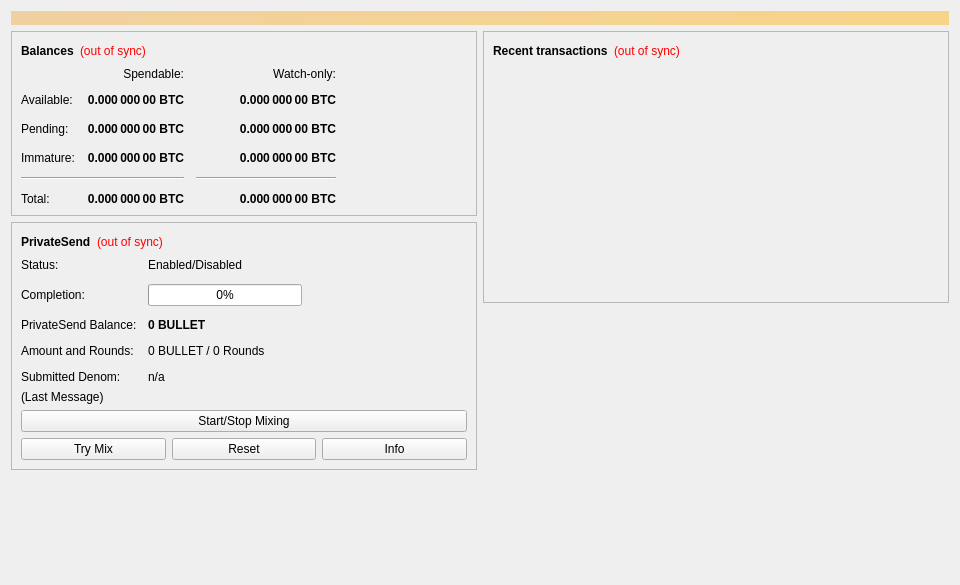
<?xml version="1.0" encoding="UTF-8"?>
<ui version="4.0">
 <class>OverviewPage</class>
 <widget class="QWidget" name="OverviewPage">
  <property name="geometry">
   <rect>
    <x>0</x>
    <y>0</y>
    <width>960</width>
    <height>585</height>
   </rect>
  </property>
  <property name="minimumSize">
   <size>
    <width>960</width>
    <height>0</height>
   </size>
  </property>
  <property name="windowTitle">
   <string>Form</string>
  </property>
  <layout class="QVBoxLayout" name="topLayout">
   <item>
    <widget class="QLabel" name="labelAlerts">
     <property name="visible">
      <bool>false</bool>
     </property>
     <property name="styleSheet">
      <string notr="true">QLabel { background-color: qlineargradient(x1: 0, y1: 0, x2: 1, y2: 0, stop:0 #F0D0A0, stop:1 #F8D488); color:#000000; }</string>
     </property>
     <property name="wordWrap">
      <bool>true</bool>
     </property>
     <property name="margin">
      <number>3</number>
     </property>
     <property name="textInteractionFlags">
      <set>Qt::TextSelectableByMouse</set>
     </property>
    </widget>
   </item>
   <item>
    <layout class="QHBoxLayout" name="horizontalLayout" stretch="1,1">
     <item>
      <layout class="QVBoxLayout" name="verticalLayout_2">
       <item>
        <widget class="QFrame" name="frame">
         <property name="frameShape">
          <enum>QFrame::StyledPanel</enum>
         </property>
         <property name="frameShadow">
          <enum>QFrame::Raised</enum>
         </property>
         <layout class="QVBoxLayout" name="verticalLayout_4">
          <item>
           <layout class="QHBoxLayout" name="horizontalLayout_4">
            <item>
             <widget class="QLabel" name="label_5">
              <property name="font">
               <font>
                <weight>75</weight>
                <bold>true</bold>
               </font>
              </property>
              <property name="text">
               <string>Balances</string>
              </property>
             </widget>
            </item>
            <item>
             <widget class="QLabel" name="labelWalletStatus">
              <property name="toolTip">
               <string>The displayed information may be out of date. Your wallet automatically synchronizes with the Bullet network after a connection is established, but this process has not completed yet.</string>
              </property>
              <property name="styleSheet">
               <string notr="true">QLabel { color: red; }</string>
              </property>
              <property name="text">
               <string notr="true">(out of sync)</string>
              </property>
              <property name="alignment">
               <set>Qt::AlignLeading|Qt::AlignLeft|Qt::AlignVCenter</set>
              </property>
             </widget>
            </item>
            <item>
             <spacer name="horizontalSpacer_3">
              <property name="orientation">
               <enum>Qt::Horizontal</enum>
              </property>
              <property name="sizeHint" stdset="0">
               <size>
                <width>40</width>
                <height>20</height>
               </size>
              </property>
             </spacer>
            </item>
           </layout>
          </item>
          <item>
           <layout class="QGridLayout" name="gridLayout">
            <property name="spacing">
             <number>12</number>
            </property>
            <item row="2" column="2">
             <widget class="QLabel" name="labelWatchPending">
              <property name="font">
               <font>
                <weight>75</weight>
                <bold>true</bold>
               </font>
              </property>
              <property name="cursor">
               <cursorShape>IBeamCursor</cursorShape>
              </property>
              <property name="toolTip">
               <string>Unconfirmed transactions to watch-only addresses</string>
              </property>
              <property name="text">
               <string notr="true">0.000 000 00 BTC</string>
              </property>
              <property name="alignment">
               <set>Qt::AlignRight|Qt::AlignTrailing|Qt::AlignVCenter</set>
              </property>
              <property name="textInteractionFlags">
               <set>Qt::LinksAccessibleByMouse|Qt::TextSelectableByKeyboard|Qt::TextSelectableByMouse</set>
              </property>
             </widget>
            </item>
            <item row="2" column="1">
             <widget class="QLabel" name="labelUnconfirmed">
              <property name="font">
               <font>
                <weight>75</weight>
                <bold>true</bold>
               </font>
              </property>
              <property name="cursor">
               <cursorShape>IBeamCursor</cursorShape>
              </property>
              <property name="toolTip">
               <string>Total of transactions that have yet to be confirmed, and do not yet count toward the spendable balance</string>
              </property>
              <property name="text">
               <string notr="true">0.000 000 00 BTC</string>
              </property>
              <property name="alignment">
               <set>Qt::AlignRight|Qt::AlignTrailing|Qt::AlignVCenter</set>
              </property>
              <property name="textInteractionFlags">
               <set>Qt::LinksAccessibleByMouse|Qt::TextSelectableByKeyboard|Qt::TextSelectableByMouse</set>
              </property>
             </widget>
            </item>
            <item row="3" column="2">
             <widget class="QLabel" name="labelWatchImmature">
              <property name="font">
               <font>
                <weight>75</weight>
                <bold>true</bold>
               </font>
              </property>
              <property name="cursor">
               <cursorShape>IBeamCursor</cursorShape>
              </property>
              <property name="toolTip">
               <string>Mined balance in watch-only addresses that has not yet matured</string>
              </property>
              <property name="text">
               <string notr="true">0.000 000 00 BTC</string>
              </property>
              <property name="alignment">
               <set>Qt::AlignRight|Qt::AlignTrailing|Qt::AlignVCenter</set>
              </property>
              <property name="textInteractionFlags">
               <set>Qt::LinksAccessibleByMouse|Qt::TextSelectableByKeyboard|Qt::TextSelectableByMouse</set>
              </property>
             </widget>
            </item>
            <item row="4" column="0" colspan="2">
             <widget class="Line" name="lineSpendableBalance">
              <property name="orientation">
               <enum>Qt::Horizontal</enum>
              </property>
             </widget>
            </item>
            <item row="4" column="2">
             <widget class="Line" name="lineWatchBalance">
              <property name="sizePolicy">
               <sizepolicy hsizetype="Preferred" vsizetype="Fixed">
                <horstretch>0</horstretch>
                <verstretch>0</verstretch>
               </sizepolicy>
              </property>
              <property name="minimumSize">
               <size>
                <width>140</width>
                <height>0</height>
               </size>
              </property>
              <property name="orientation">
               <enum>Qt::Horizontal</enum>
              </property>
             </widget>
            </item>
            <item row="5" column="0">
             <widget class="QLabel" name="labelTotalText">
              <property name="text">
               <string>Total:</string>
              </property>
             </widget>
            </item>
            <item row="3" column="1">
             <widget class="QLabel" name="labelImmature">
              <property name="font">
               <font>
                <weight>75</weight>
                <bold>true</bold>
               </font>
              </property>
              <property name="cursor">
               <cursorShape>IBeamCursor</cursorShape>
              </property>
              <property name="toolTip">
               <string>Mined balance that has not yet matured</string>
              </property>
              <property name="text">
               <string notr="true">0.000 000 00 BTC</string>
              </property>
              <property name="alignment">
               <set>Qt::AlignRight|Qt::AlignTrailing|Qt::AlignVCenter</set>
              </property>
              <property name="textInteractionFlags">
               <set>Qt::LinksAccessibleByMouse|Qt::TextSelectableByKeyboard|Qt::TextSelectableByMouse</set>
              </property>
             </widget>
            </item>
            <item row="2" column="3">
             <spacer name="horizontalSpacer_2">
              <property name="orientation">
               <enum>Qt::Horizontal</enum>
              </property>
              <property name="sizeHint" stdset="0">
               <size>
                <width>40</width>
                <height>20</height>
               </size>
              </property>
             </spacer>
            </item>
            <item row="3" column="0">
             <widget class="QLabel" name="labelImmatureText">
              <property name="text">
               <string>Immature:</string>
              </property>
             </widget>
            </item>
            <item row="5" column="1">
             <widget class="QLabel" name="labelTotal">
              <property name="font">
               <font>
                <weight>75</weight>
                <bold>true</bold>
               </font>
              </property>
              <property name="cursor">
               <cursorShape>IBeamCursor</cursorShape>
              </property>
              <property name="toolTip">
               <string>Your current total balance</string>
              </property>
              <property name="text">
               <string notr="true">0.000 000 00 BTC</string>
              </property>
              <property name="alignment">
               <set>Qt::AlignRight|Qt::AlignTrailing|Qt::AlignVCenter</set>
              </property>
              <property name="textInteractionFlags">
               <set>Qt::LinksAccessibleByMouse|Qt::TextSelectableByKeyboard|Qt::TextSelectableByMouse</set>
              </property>
             </widget>
            </item>
            <item row="5" column="2">
             <widget class="QLabel" name="labelWatchTotal">
              <property name="font">
               <font>
                <weight>75</weight>
                <bold>true</bold>
               </font>
              </property>
              <property name="cursor">
               <cursorShape>IBeamCursor</cursorShape>
              </property>
              <property name="toolTip">
               <string>Current total balance in watch-only addresses</string>
              </property>
              <property name="text">
               <string notr="true">0.000 000 00 BTC</string>
              </property>
              <property name="alignment">
               <set>Qt::AlignRight|Qt::AlignTrailing|Qt::AlignVCenter</set>
              </property>
              <property name="textInteractionFlags">
               <set>Qt::LinksAccessibleByMouse|Qt::TextSelectableByKeyboard|Qt::TextSelectableByMouse</set>
              </property>
             </widget>
            </item>
            <item row="0" column="2">
             <widget class="QLabel" name="labelWatchonly">
              <property name="text">
               <string>Watch-only:</string>
              </property>
              <property name="alignment">
               <set>Qt::AlignRight|Qt::AlignTrailing|Qt::AlignVCenter</set>
              </property>
             </widget>
            </item>
            <item row="1" column="0">
             <widget class="QLabel" name="labelBalanceText">
              <property name="text">
               <string>Available:</string>
              </property>
             </widget>
            </item>
            <item row="1" column="1">
             <widget class="QLabel" name="labelBalance">
              <property name="font">
               <font>
                <weight>75</weight>
                <bold>true</bold>
               </font>
              </property>
              <property name="cursor">
               <cursorShape>IBeamCursor</cursorShape>
              </property>
              <property name="toolTip">
               <string>Your current spendable balance</string>
              </property>
              <property name="text">
               <string notr="true">0.000 000 00 BTC</string>
              </property>
              <property name="alignment">
               <set>Qt::AlignRight|Qt::AlignTrailing|Qt::AlignVCenter</set>
              </property>
              <property name="textInteractionFlags">
               <set>Qt::LinksAccessibleByMouse|Qt::TextSelectableByKeyboard|Qt::TextSelectableByMouse</set>
              </property>
             </widget>
            </item>
            <item row="1" column="2">
             <widget class="QLabel" name="labelWatchAvailable">
              <property name="font">
               <font>
                <weight>75</weight>
                <bold>true</bold>
               </font>
              </property>
              <property name="cursor">
               <cursorShape>IBeamCursor</cursorShape>
              </property>
              <property name="toolTip">
               <string>Your current balance in watch-only addresses</string>
              </property>
              <property name="text">
               <string notr="true">0.000 000 00 BTC</string>
              </property>
              <property name="alignment">
               <set>Qt::AlignRight|Qt::AlignTrailing|Qt::AlignVCenter</set>
              </property>
              <property name="textInteractionFlags">
               <set>Qt::LinksAccessibleByMouse|Qt::TextSelectableByKeyboard|Qt::TextSelectableByMouse</set>
              </property>
             </widget>
            </item>
            <item row="2" column="0">
             <widget class="QLabel" name="labelPendingText">
              <property name="text">
               <string>Pending:</string>
              </property>
             </widget>
            </item>
            <item row="0" column="1">
             <widget class="QLabel" name="labelSpendable">
              <property name="text">
               <string>Spendable:</string>
              </property>
              <property name="alignment">
               <set>Qt::AlignRight|Qt::AlignTrailing|Qt::AlignVCenter</set>
              </property>
             </widget>
            </item>
           </layout>
          </item>
         </layout>
        </widget>
       </item>
       <item>
        <widget class="QFrame" name="framePrivateSend">
         <property name="layoutDirection">
          <enum>Qt::LeftToRight</enum>
         </property>
         <property name="frameShape">
          <enum>QFrame::StyledPanel</enum>
         </property>
         <property name="frameShadow">
          <enum>QFrame::Raised</enum>
         </property>
         <layout class="QVBoxLayout" name="VerticalLayout_PS1">
          <item>
           <layout class="QHBoxLayout" name="horizontalLayout_5">
            <item>
             <widget class="QLabel" name="labelPrivateSendHeader">
              <property name="font">
               <font>
                <weight>75</weight>
                <bold>true</bold>
               </font>
              </property>
              <property name="text">
               <string>PrivateSend</string>
              </property>
             </widget>
            </item>
            <item>
             <widget class="QLabel" name="labelPrivateSendSyncStatus">
              <property name="toolTip">
               <string>The displayed information may be out of date. Your wallet automatically synchronizes with the Bullet network after a connection is established, but this process has not completed yet.</string>
              </property>
              <property name="styleSheet">
               <string notr="true">QLabel { color: red; }</string>
              </property>
              <property name="text">
               <string notr="true">(out of sync)</string>
              </property>
              <property name="alignment">
               <set>Qt::AlignLeading|Qt::AlignLeft|Qt::AlignVCenter</set>
              </property>
             </widget>
            </item>
            <item>
             <spacer name="horizontalSpacer_4">
              <property name="orientation">
               <enum>Qt::Horizontal</enum>
              </property>
              <property name="sizeHint" stdset="0">
               <size>
                <width>40</width>
                <height>20</height>
               </size>
              </property>
             </spacer>
            </item>
           </layout>
          </item>
          <item>
           <layout class="QFormLayout" name="privateSendFormLayout">
            <property name="fieldGrowthPolicy">
             <enum>QFormLayout::AllNonFixedFieldsGrow</enum>
            </property>
            <property name="horizontalSpacing">
             <number>11</number>
            </property>
            <property name="verticalSpacing">
             <number>12</number>
            </property>
            <item row="0" column="0">
             <widget class="QLabel" name="labelPrivateSendEnabledText">
              <property name="text">
               <string>Status:</string>
              </property>
             </widget>
            </item>
            <item row="0" column="1">
             <widget class="QLabel" name="labelPrivateSendEnabled">
              <property name="text">
               <string>Enabled/Disabled</string>
              </property>
             </widget>
            </item>
            <item row="1" column="0">
             <widget class="QLabel" name="labelCompletitionText">
              <property name="text">
               <string>Completion:</string>
              </property>
             </widget>
            </item>
            <item row="1" column="1">
             <widget class="QProgressBar" name="privateSendProgress">
              <property name="maximumSize">
               <size>
                <width>154</width>
                <height>16777215</height>
               </size>
              </property>
              <property name="value">
               <number>0</number>
              </property>
             </widget>
            </item>
            <item row="2" column="0">
             <widget class="QLabel" name="labelAnonymizedText">
              <property name="text">
               <string>PrivateSend Balance:</string>
              </property>
             </widget>
            </item>
            <item row="2" column="1">
             <widget class="QLabel" name="labelAnonymized">
              <property name="font">
               <font>
                <weight>75</weight>
                <bold>true</bold>
               </font>
              </property>
              <property name="text">
               <string notr="true">0 BULLET</string>
              </property>
             </widget>
            </item>
            <item row="3" column="0">
             <widget class="QLabel" name="labelAmountAndRoundsText">
              <property name="text">
               <string>Amount and Rounds:</string>
              </property>
             </widget>
            </item>
            <item row="3" column="1">
             <widget class="QLabel" name="labelAmountRounds">
              <property name="text">
               <string>0 BULLET / 0 Rounds</string>
              </property>
             </widget>
            </item>
            <item row="4" column="0">
             <widget class="QLabel" name="labelSubmittedDenomText">
              <property name="text">
               <string>Submitted Denom:</string>
              </property>
             </widget>
            </item>
            <item row="4" column="1">
             <widget class="QLabel" name="labelSubmittedDenom">
              <property name="toolTip">
               <string>The denominations you submitted to the Masternode.&lt;br&gt;To mix, other users must submit the exact same denominations.</string>
              </property>
              <property name="text">
               <string>n/a</string>
              </property>
             </widget>
            </item>
           </layout>
          </item>
          <item>
           <layout class="QVBoxLayout" name="VerticalLayout_PS">
            <item>
             <widget class="QLabel" name="labelPrivateSendLastMessage">
              <property name="text">
               <string>(Last Message)</string>
              </property>
              <property name="alignment">
               <set>Qt::AlignLeading|Qt::AlignLeft|Qt::AlignTop</set>
              </property>
              <property name="wordWrap">
               <bool>true</bool>
              </property>
             </widget>
            </item>
            <item>
             <widget class="QPushButton" name="togglePrivateSend">
              <property name="sizePolicy">
               <sizepolicy hsizetype="MinimumExpanding" vsizetype="Fixed">
                <horstretch>0</horstretch>
                <verstretch>0</verstretch>
               </sizepolicy>
              </property>
              <property name="text">
               <string>Start/Stop Mixing</string>
              </property>
             </widget>
            </item>
            <item>
             <layout class="QHBoxLayout" name="horizontalLayout_debugbuttons">
              <item>
               <widget class="QPushButton" name="privateSendAuto">
                <property name="sizePolicy">
                 <sizepolicy hsizetype="MinimumExpanding" vsizetype="Fixed">
                  <horstretch>0</horstretch>
                  <verstretch>0</verstretch>
                 </sizepolicy>
                </property>
                <property name="toolTip">
                 <string>Try to manually submit a PrivateSend request.</string>
                </property>
                <property name="text">
                 <string>Try Mix</string>
                </property>
               </widget>
              </item>
              <item>
               <widget class="QPushButton" name="privateSendReset">
                <property name="sizePolicy">
                 <sizepolicy hsizetype="MinimumExpanding" vsizetype="Fixed">
                  <horstretch>0</horstretch>
                  <verstretch>0</verstretch>
                 </sizepolicy>
                </property>
                <property name="toolTip">
                 <string>Reset the current status of PrivateSend (can interrupt PrivateSend if it's in the process of Mixing, which can cost you money!)</string>
                </property>
                <property name="autoFillBackground">
                 <bool>false</bool>
                </property>
                <property name="text">
                 <string>Reset</string>
                </property>
               </widget>
              </item>
              <item>
               <widget class="QPushButton" name="privateSendInfo">
                <property name="sizePolicy">
                 <sizepolicy hsizetype="MinimumExpanding" vsizetype="Fixed">
                  <horstretch>0</horstretch>
                  <verstretch>0</verstretch>
                 </sizepolicy>
                </property>
                <property name="toolTip">
                 <string>Information about PrivateSend and Mixing</string>
                </property>
                <property name="text">
                 <string>Info</string>
                </property>
               </widget>
              </item>
             </layout>
            </item>
           </layout>
          </item>
         </layout>
        </widget>
       </item>
       <item>
        <spacer name="verticalSpacer">
         <property name="orientation">
          <enum>Qt::Vertical</enum>
         </property>
         <property name="sizeHint" stdset="0">
          <size>
           <width>20</width>
           <height>40</height>
          </size>
         </property>
        </spacer>
       </item>
      </layout>
     </item>
     <item>
      <layout class="QVBoxLayout" name="verticalLayout_3">
       <item>
        <widget class="QFrame" name="frame_2">
         <property name="frameShape">
          <enum>QFrame::StyledPanel</enum>
         </property>
         <property name="frameShadow">
          <enum>QFrame::Raised</enum>
         </property>
         <layout class="QVBoxLayout" name="verticalLayout">
          <item>
           <layout class="QHBoxLayout" name="horizontalLayout_2">
            <item>
             <widget class="QLabel" name="label_4">
              <property name="font">
               <font>
                <weight>75</weight>
                <bold>true</bold>
               </font>
              </property>
              <property name="text">
               <string>Recent transactions</string>
              </property>
             </widget>
            </item>
            <item>
             <widget class="QLabel" name="labelTransactionsStatus">
              <property name="toolTip">
               <string>The displayed information may be out of date. Your wallet automatically synchronizes with the Bullet network after a connection is established, but this process has not completed yet.</string>
              </property>
              <property name="styleSheet">
               <string notr="true">QLabel { color: red; }</string>
              </property>
              <property name="text">
               <string notr="true">(out of sync)</string>
              </property>
              <property name="alignment">
               <set>Qt::AlignLeading|Qt::AlignLeft|Qt::AlignVCenter</set>
              </property>
             </widget>
            </item>
            <item>
             <spacer name="horizontalSpacer">
              <property name="orientation">
               <enum>Qt::Horizontal</enum>
              </property>
              <property name="sizeHint" stdset="0">
               <size>
                <width>40</width>
                <height>20</height>
               </size>
              </property>
             </spacer>
            </item>
           </layout>
          </item>
          <item>
           <widget class="QListView" name="listTransactions">
            <property name="styleSheet">
             <string notr="true">QListView { background: transparent; }</string>
            </property>
            <property name="frameShape">
             <enum>QFrame::NoFrame</enum>
            </property>
            <property name="verticalScrollBarPolicy">
             <enum>Qt::ScrollBarAlwaysOff</enum>
            </property>
            <property name="horizontalScrollBarPolicy">
             <enum>Qt::ScrollBarAlwaysOff</enum>
            </property>
            <property name="selectionMode">
             <enum>QAbstractItemView::NoSelection</enum>
            </property>
           </widget>
          </item>
         </layout>
        </widget>
       </item>
       <item>
        <spacer name="verticalSpacer_2">
         <property name="orientation">
          <enum>Qt::Vertical</enum>
         </property>
         <property name="sizeHint" stdset="0">
          <size>
           <width>20</width>
           <height>40</height>
          </size>
         </property>
        </spacer>
       </item>
      </layout>
     </item>
    </layout>
   </item>
  </layout>
 </widget>
 <resources/>
 <connections/>
</ui>
